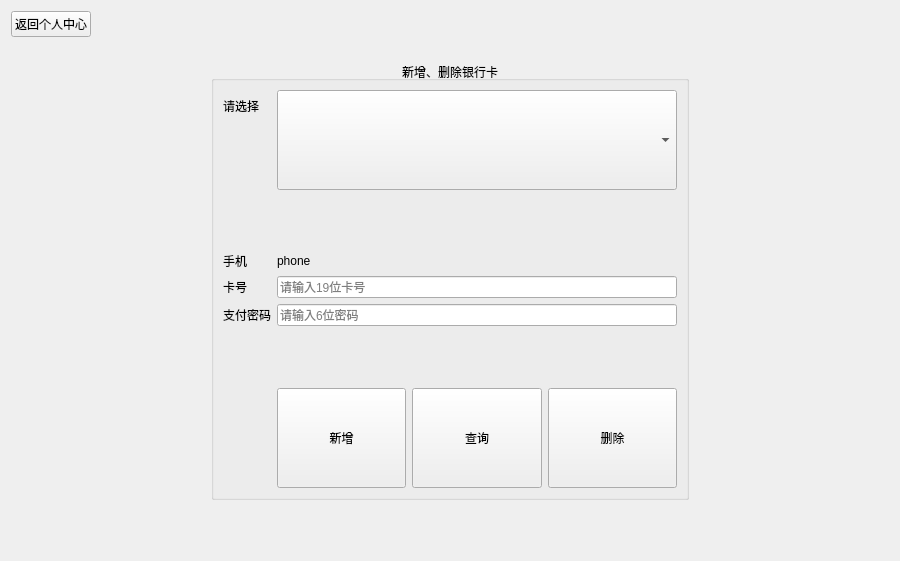
          <widget class="QWidget" name="pageMyCards">
           <layout class="QVBoxLayout" name="verticalLayout_13">
            <item>
             <layout class="QHBoxLayout" name="horizontalLayout_25">
              <property name="topMargin">
               <number>0</number>
              </property>
              <item>
               <widget class="QPushButton" name="pushButtonBackToPageLoginedFromMC">
                <property name="text">
                 <string>返回个人中心</string>
                </property>
                <property name="icon">
                 <iconset resource="res/res.qrc">
                  <normaloff>:/icons-light/backward.png</normaloff>:/icons-light/backward.png</iconset>
                </property>
                <property name="iconSize">
                 <size>
                  <width>50</width>
                  <height>50</height>
                 </size>
                </property>
               </widget>
              </item>
              <item>
               <spacer name="horizontalSpacer_22">
                <property name="orientation">
                 <enum>Qt::Horizontal</enum>
                </property>
                <property name="sizeHint" stdset="0">
                 <size>
                  <width>40</width>
                  <height>20</height>
                 </size>
                </property>
               </spacer>
              </item>
             </layout>
            </item>
            <item>
             <spacer name="verticalSpacer_18">
              <property name="orientation">
               <enum>Qt::Vertical</enum>
              </property>
              <property name="sizeType">
               <enum>QSizePolicy::Maximum</enum>
              </property>
              <property name="sizeHint" stdset="0">
               <size>
                <width>20</width>
                <height>18</height>
               </size>
              </property>
             </spacer>
            </item>
            <item>
             <layout class="QHBoxLayout" name="horizontalLayout_26">
              <property name="leftMargin">
               <number>0</number>
              </property>
              <property name="rightMargin">
               <number>0</number>
              </property>
              <item>
               <spacer name="horizontalSpacer_24">
                <property name="orientation">
                 <enum>Qt::Horizontal</enum>
                </property>
                <property name="sizeType">
                 <enum>QSizePolicy::Maximum</enum>
                </property>
                <property name="sizeHint" stdset="0">
                 <size>
                  <width>200</width>
                  <height>20</height>
                 </size>
                </property>
               </spacer>
              </item>
              <item>
               <widget class="QGroupBox" name="groupBoxMyCards">
                <property name="title">
                 <string>新增、删除银行卡</string>
                </property>
                <property name="alignment">
                 <set>Qt::AlignCenter</set>
                </property>
                <property name="checkable">
                 <bool>false</bool>
                </property>
                <layout class="QFormLayout" name="formLayout_3">
                 <property name="labelAlignment">
                  <set>Qt::AlignLeading|Qt::AlignLeft|Qt::AlignVCenter</set>
                 </property>
                 <property name="formAlignment">
                  <set>Qt::AlignLeading|Qt::AlignLeft|Qt::AlignTop</set>
                 </property>
                 <item row="0" column="0">
                  <widget class="QLabel" name="labelMCSelectText">
                   <property name="text">
                    <string>请选择</string>
                   </property>
                  </widget>
                 </item>
                 <item row="0" column="1">
                  <widget class="QComboBox" name="comboBoxMCCards">
                   <property name="sizePolicy">
                    <sizepolicy hsizetype="Minimum" vsizetype="Minimum">
                     <horstretch>40</horstretch>
                     <verstretch>0</verstretch>
                    </sizepolicy>
                   </property>
                   <property name="minimumSize">
                    <size>
                     <width>400</width>
                     <height>100</height>
                    </size>
                   </property>
                  </widget>
                 </item>
                 <item row="1" column="1">
                  <spacer name="verticalSpacer_16">
                   <property name="orientation">
                    <enum>Qt::Vertical</enum>
                   </property>
                   <property name="sizeType">
                    <enum>QSizePolicy::Minimum</enum>
                   </property>
                   <property name="sizeHint" stdset="0">
                    <size>
                     <width>20</width>
                     <height>50</height>
                    </size>
                   </property>
                  </spacer>
                 </item>
                 <item row="3" column="0">
                  <widget class="QLabel" name="labelMCCardText">
                   <property name="text">
                    <string>卡号</string>
                   </property>
                  </widget>
                 </item>
                 <item row="3" column="1">
                  <widget class="QLineEdit" name="lineEditMCCardID">
                   <property name="minimumSize">
                    <size>
                     <width>400</width>
                     <height>0</height>
                    </size>
                   </property>
                   <property name="inputMethodHints">
                    <set>Qt::ImhDigitsOnly</set>
                   </property>
                   <property name="maxLength">
                    <number>19</number>
                   </property>
                   <property name="placeholderText">
                    <string>请输入19位卡号</string>
                   </property>
                  </widget>
                 </item>
                 <item row="5" column="1">
                  <spacer name="verticalSpacer_17">
                   <property name="orientation">
                    <enum>Qt::Vertical</enum>
                   </property>
                   <property name="sizeType">
                    <enum>QSizePolicy::Minimum</enum>
                   </property>
                   <property name="sizeHint" stdset="0">
                    <size>
                     <width>20</width>
                     <height>50</height>
                    </size>
                   </property>
                  </spacer>
                 </item>
                 <item row="6" column="1">
                  <layout class="QHBoxLayout" name="horizontalLayout_27">
                   <item>
                    <widget class="QPushButton" name="pushButtonMCAddCard">
                     <property name="sizePolicy">
                      <sizepolicy hsizetype="Minimum" vsizetype="Minimum">
                       <horstretch>0</horstretch>
                       <verstretch>0</verstretch>
                      </sizepolicy>
                     </property>
                     <property name="minimumSize">
                      <size>
                       <width>0</width>
                       <height>100</height>
                      </size>
                     </property>
                     <property name="text">
                      <string>新增</string>
                     </property>
                     <property name="icon">
                      <iconset resource="res/res.qrc">
                       <normaloff>:/icons-light/plus_2.png</normaloff>:/icons-light/plus_2.png</iconset>
                     </property>
                    </widget>
                   </item>
                   <item>
                    <widget class="QPushButton" name="pushButtonMCQueryCard">
                     <property name="sizePolicy">
                      <sizepolicy hsizetype="Minimum" vsizetype="Minimum">
                       <horstretch>0</horstretch>
                       <verstretch>0</verstretch>
                      </sizepolicy>
                     </property>
                     <property name="minimumSize">
                      <size>
                       <width>0</width>
                       <height>100</height>
                      </size>
                     </property>
                     <property name="text">
                      <string>查询</string>
                     </property>
                     <property name="icon">
                      <iconset resource="res/res.qrc">
                       <normaloff>:/icons-light/search_lense.png</normaloff>:/icons-light/search_lense.png</iconset>
                     </property>
                    </widget>
                   </item>
                   <item>
                    <widget class="QPushButton" name="pushButtonMCDeleteCard">
                     <property name="sizePolicy">
                      <sizepolicy hsizetype="Minimum" vsizetype="Minimum">
                       <horstretch>0</horstretch>
                       <verstretch>0</verstretch>
                      </sizepolicy>
                     </property>
                     <property name="minimumSize">
                      <size>
                       <width>0</width>
                       <height>100</height>
                      </size>
                     </property>
                     <property name="text">
                      <string>删除</string>
                     </property>
                     <property name="icon">
                      <iconset resource="res/res.qrc">
                       <normaloff>:/icons-light/delete_2.png</normaloff>:/icons-light/delete_2.png</iconset>
                     </property>
                    </widget>
                   </item>
                  </layout>
                 </item>
                 <item row="2" column="0">
                  <widget class="QLabel" name="labelMCPhoneText">
                   <property name="text">
                    <string>手机</string>
                   </property>
                  </widget>
                 </item>
                 <item row="2" column="1">
                  <widget class="QLabel" name="labelMCPhone">
                   <property name="text">
                    <string>phone</string>
                   </property>
                  </widget>
                 </item>
                 <item row="4" column="0">
                  <widget class="QLabel" name="labelMCPwdPayText">
                   <property name="text">
                    <string>支付密码</string>
                   </property>
                  </widget>
                 </item>
                 <item row="4" column="1">
                  <widget class="QLineEdit" name="lineEditMCPwdPay">
                   <property name="inputMethodHints">
                    <set>Qt::ImhDigitsOnly|Qt::ImhHiddenText|Qt::ImhNoAutoUppercase|Qt::ImhNoPredictiveText|Qt::ImhSensitiveData</set>
                   </property>
                   <property name="maxLength">
                    <number>6</number>
                   </property>
                   <property name="echoMode">
                    <enum>QLineEdit::Password</enum>
                   </property>
                   <property name="placeholderText">
                    <string>请输入6位密码</string>
                   </property>
                  </widget>
                 </item>
                </layout>
               </widget>
              </item>
              <item>
               <spacer name="horizontalSpacer_25">
                <property name="orientation">
                 <enum>Qt::Horizontal</enum>
                </property>
                <property name="sizeType">
                 <enum>QSizePolicy::Maximum</enum>
                </property>
                <property name="sizeHint" stdset="0">
                 <size>
                  <width>200</width>
                  <height>20</height>
                 </size>
                </property>
               </spacer>
              </item>
             </layout>
            </item>
            <item>
             <spacer name="verticalSpacer_15">
              <property name="orientation">
               <enum>Qt::Vertical</enum>
              </property>
              <property name="sizeType">
               <enum>QSizePolicy::Maximum</enum>
              </property>
              <property name="sizeHint" stdset="0">
               <size>
                <width>20</width>
                <height>50</height>
               </size>
              </property>
             </spacer>
            </item>
           </layout>
          </widget>
